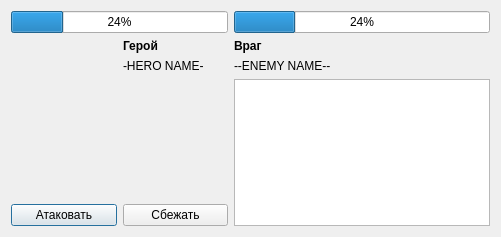
<?xml version="1.0" encoding="UTF-8"?>
<ui version="4.0">
 <class>BattleDialog</class>
 <widget class="QDialog" name="BattleDialog">
  <property name="geometry">
   <rect>
    <x>0</x>
    <y>0</y>
    <width>501</width>
    <height>237</height>
   </rect>
  </property>
  <property name="windowTitle">
   <string>Dialog</string>
  </property>
  <layout class="QGridLayout" name="gridLayout">
   <item row="0" column="0">
    <layout class="QHBoxLayout" name="horizontalLayout">
     <item>
      <layout class="QVBoxLayout" name="verticalLayout">
       <item>
        <widget class="QProgressBar" name="heroHealth">
         <property name="value">
          <number>24</number>
         </property>
        </widget>
       </item>
       <item>
        <layout class="QGridLayout" name="gridLayout_2">
         <item row="1" column="0">
          <widget class="QLabel" name="label">
           <property name="text">
            <string>&lt;html&gt;&lt;head/&gt;&lt;body&gt;&lt;p&gt;&lt;img src=&quot;:/imgs/assets/shield_and_swords.png&quot;/&gt;&lt;/p&gt;&lt;/body&gt;&lt;/html&gt;</string>
           </property>
          </widget>
         </item>
         <item row="2" column="1">
          <spacer name="verticalSpacer">
           <property name="orientation">
            <enum>Qt::Vertical</enum>
           </property>
           <property name="sizeHint" stdset="0">
            <size>
             <width>20</width>
             <height>40</height>
            </size>
           </property>
          </spacer>
         </item>
         <item row="1" column="1">
          <layout class="QVBoxLayout" name="verticalLayout_3">
           <item>
            <widget class="QLabel" name="label_2">
             <property name="text">
              <string>&lt;html&gt;&lt;head/&gt;&lt;body&gt;&lt;p&gt;&lt;span style=&quot; font-weight:600;&quot;&gt;Герой&lt;/span&gt;&lt;/p&gt;&lt;/body&gt;&lt;/html&gt;</string>
             </property>
            </widget>
           </item>
           <item>
            <widget class="QLabel" name="heroNameLabel">
             <property name="text">
              <string>-HERO NAME-</string>
             </property>
            </widget>
           </item>
           <item>
            <spacer name="verticalSpacer_3">
             <property name="orientation">
              <enum>Qt::Vertical</enum>
             </property>
             <property name="sizeHint" stdset="0">
              <size>
               <width>20</width>
               <height>40</height>
              </size>
             </property>
            </spacer>
           </item>
          </layout>
         </item>
        </layout>
       </item>
       <item>
        <layout class="QHBoxLayout" name="horizontalLayout_4">
         <item>
          <widget class="QPushButton" name="attackButton">
           <property name="text">
            <string>Атаковать</string>
           </property>
          </widget>
         </item>
         <item>
          <widget class="QPushButton" name="runButton">
           <property name="text">
            <string>Сбежать</string>
           </property>
          </widget>
         </item>
        </layout>
       </item>
      </layout>
     </item>
     <item>
      <layout class="QVBoxLayout" name="verticalLayout_2">
       <item>
        <widget class="QProgressBar" name="enemyHealth">
         <property name="value">
          <number>24</number>
         </property>
        </widget>
       </item>
       <item>
        <widget class="QLabel" name="label_3">
         <property name="text">
          <string>&lt;html&gt;&lt;head/&gt;&lt;body&gt;&lt;p&gt;&lt;span style=&quot; font-weight:600;&quot;&gt;Враг&lt;/span&gt;&lt;/p&gt;&lt;/body&gt;&lt;/html&gt;</string>
         </property>
        </widget>
       </item>
       <item>
        <widget class="QLabel" name="enemyNameLabel">
         <property name="text">
          <string>--ENEMY NAME--</string>
         </property>
        </widget>
       </item>
       <item>
        <spacer name="verticalSpacer_2">
         <property name="orientation">
          <enum>Qt::Vertical</enum>
         </property>
         <property name="sizeHint" stdset="0">
          <size>
           <width>20</width>
           <height>40</height>
          </size>
         </property>
        </spacer>
       </item>
       <item>
        <widget class="QListWidget" name="history">
         <property name="wordWrap">
          <bool>true</bool>
         </property>
        </widget>
       </item>
      </layout>
     </item>
    </layout>
   </item>
  </layout>
 </widget>
 <resources/>
 <connections/>
</ui>
